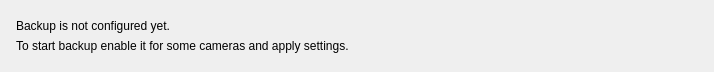
<?xml version="1.0" encoding="UTF-8"?>
<ui version="4.0">
 <class>BackupStatusWidget</class>
 <widget class="QWidget" name="BackupStatusWidget">
  <property name="geometry">
   <rect>
    <x>0</x>
    <y>0</y>
    <width>600</width>
    <height>72</height>
   </rect>
  </property>
  <property name="minimumSize">
   <size>
    <width>0</width>
    <height>72</height>
   </size>
  </property>
  <property name="maximumSize">
   <size>
    <width>16777215</width>
    <height>72</height>
   </size>
  </property>
  <layout class="QVBoxLayout" name="widgetLayout">
   <property name="spacing">
    <number>0</number>
   </property>
   <property name="leftMargin">
    <number>0</number>
   </property>
   <property name="topMargin">
    <number>0</number>
   </property>
   <property name="rightMargin">
    <number>0</number>
   </property>
   <property name="bottomMargin">
    <number>0</number>
   </property>
   <item>
    <widget class="nx::vms::client::desktop::Panel" name="panelWidget" native="true">
     <layout class="QVBoxLayout" name="verticalLayout">
      <property name="spacing">
       <number>0</number>
      </property>
      <property name="leftMargin">
       <number>16</number>
      </property>
      <property name="topMargin">
       <number>0</number>
      </property>
      <property name="rightMargin">
       <number>16</number>
      </property>
      <property name="bottomMargin">
       <number>0</number>
      </property>
      <item>
       <widget class="QStackedWidget" name="stackedWidget">
        <property name="currentIndex">
         <number>1</number>
        </property>
        <widget class="QWidget" name="preloaderPage">
         <layout class="QHBoxLayout" name="horizontalLayout">
          <property name="spacing">
           <number>0</number>
          </property>
          <property name="leftMargin">
           <number>0</number>
          </property>
          <property name="topMargin">
           <number>0</number>
          </property>
          <property name="rightMargin">
           <number>0</number>
          </property>
          <property name="bottomMargin">
           <number>0</number>
          </property>
          <item>
           <widget class="nx::vms::client::desktop::BusyIndicatorWidget" name="preloaderWidget" native="true"/>
          </item>
          <item>
           <spacer name="horizontalSpacer_2">
            <property name="orientation">
             <enum>Qt::Horizontal</enum>
            </property>
            <property name="sizeHint" stdset="0">
             <size>
              <width>40</width>
              <height>20</height>
             </size>
            </property>
           </spacer>
          </item>
         </layout>
        </widget>
        <widget class="QWidget" name="backupNotConfiguredPage">
         <layout class="QVBoxLayout" name="verticalLayout_2">
          <property name="spacing">
           <number>0</number>
          </property>
          <property name="leftMargin">
           <number>0</number>
          </property>
          <property name="topMargin">
           <number>0</number>
          </property>
          <property name="rightMargin">
           <number>0</number>
          </property>
          <property name="bottomMargin">
           <number>0</number>
          </property>
          <item>
           <spacer name="verticalSpacer_3">
            <property name="orientation">
             <enum>Qt::Vertical</enum>
            </property>
            <property name="sizeHint" stdset="0">
             <size>
              <width>0</width>
              <height>0</height>
             </size>
            </property>
           </spacer>
          </item>
          <item>
           <widget class="QLabel" name="backupNotConfiguredStatusLabel">
            <property name="minimumSize">
             <size>
              <width>0</width>
              <height>20</height>
             </size>
            </property>
            <property name="maximumSize">
             <size>
              <width>16777215</width>
              <height>20</height>
             </size>
            </property>
            <property name="text">
             <string>Backup is not configured yet.</string>
            </property>
           </widget>
          </item>
          <item>
           <widget class="QLabel" name="backupNotConfiguredDescriptionLabel">
            <property name="minimumSize">
             <size>
              <width>0</width>
              <height>20</height>
             </size>
            </property>
            <property name="maximumSize">
             <size>
              <width>16777215</width>
              <height>20</height>
             </size>
            </property>
            <property name="text">
             <string>To start backup enable it for some cameras and apply settings.</string>
            </property>
           </widget>
          </item>
          <item>
           <spacer name="verticalSpacer_4">
            <property name="orientation">
             <enum>Qt::Vertical</enum>
            </property>
            <property name="sizeHint" stdset="0">
             <size>
              <width>0</width>
              <height>0</height>
             </size>
            </property>
           </spacer>
          </item>
         </layout>
        </widget>
        <widget class="QWidget" name="backupConfiguredPage">
         <layout class="QHBoxLayout" name="horizontalLayout_2">
          <property name="leftMargin">
           <number>0</number>
          </property>
          <property name="topMargin">
           <number>0</number>
          </property>
          <property name="rightMargin">
           <number>0</number>
          </property>
          <property name="bottomMargin">
           <number>0</number>
          </property>
          <item>
           <layout class="QVBoxLayout" name="verticalLayout_3">
            <property name="spacing">
             <number>0</number>
            </property>
            <item>
             <spacer name="verticalSpacer_5">
              <property name="orientation">
               <enum>Qt::Vertical</enum>
              </property>
              <property name="sizeHint" stdset="0">
               <size>
                <width>0</width>
                <height>0</height>
               </size>
              </property>
             </spacer>
            </item>
            <item>
             <widget class="QLabel" name="backupCamerasCountLabel">
              <property name="minimumSize">
               <size>
                <width>0</width>
                <height>20</height>
               </size>
              </property>
              <property name="maximumSize">
               <size>
                <width>16777215</width>
                <height>20</height>
               </size>
              </property>
             </widget>
            </item>
            <item>
             <widget class="QStackedWidget" name="descriptionStackedWidget">
              <property name="currentIndex">
               <number>0</number>
              </property>
              <widget class="QWidget" name="backupQueuePage">
               <layout class="QHBoxLayout" name="horizontalLayout_6">
                <property name="leftMargin">
                 <number>0</number>
                </property>
                <property name="topMargin">
                 <number>0</number>
                </property>
                <property name="rightMargin">
                 <number>0</number>
                </property>
                <property name="bottomMargin">
                 <number>0</number>
                </property>
                <item>
                 <widget class="QLabel" name="backupQueueLabel">
                  <property name="text">
                   <string>Maximum backup queue size</string>
                  </property>
                 </widget>
                </item>
                <item>
                 <widget class="QLabel" name="backupQueueValueLabel"/>
                </item>
                <item>
                 <widget class="QPushButton" name="refreshStatusButton1">
                  <property name="minimumSize">
                   <size>
                    <width>0</width>
                    <height>20</height>
                   </size>
                  </property>
                  <property name="maximumSize">
                   <size>
                    <width>16777215</width>
                    <height>20</height>
                   </size>
                  </property>
                  <property name="text">
                   <string>Refresh</string>
                  </property>
                  <property name="flat">
                   <bool>true</bool>
                  </property>
                 </widget>
                </item>
                <item>
                 <spacer name="horizontalSpacer_5">
                  <property name="orientation">
                   <enum>Qt::Horizontal</enum>
                  </property>
                  <property name="sizeHint" stdset="0">
                   <size>
                    <width>0</width>
                    <height>0</height>
                   </size>
                  </property>
                 </spacer>
                </item>
               </layout>
              </widget>
              <widget class="QWidget" name="allBackedUpPage">
               <layout class="QHBoxLayout" name="horizontalLayout_7">
                <property name="leftMargin">
                 <number>0</number>
                </property>
                <property name="topMargin">
                 <number>0</number>
                </property>
                <property name="rightMargin">
                 <number>0</number>
                </property>
                <property name="bottomMargin">
                 <number>0</number>
                </property>
                <item>
                 <widget class="QLabel" name="allBackedUpLabel">
                  <property name="text">
                   <string>All files are successfully backed up! New files will be backed up automatically</string>
                  </property>
                 </widget>
                </item>
                <item>
                 <widget class="QPushButton" name="refreshStatusButton2">
                  <property name="minimumSize">
                   <size>
                    <width>0</width>
                    <height>20</height>
                   </size>
                  </property>
                  <property name="maximumSize">
                   <size>
                    <width>16777215</width>
                    <height>20</height>
                   </size>
                  </property>
                  <property name="text">
                   <string>Refresh</string>
                  </property>
                  <property name="flat">
                   <bool>true</bool>
                  </property>
                 </widget>
                </item>
                <item>
                 <spacer name="horizontalSpacer">
                  <property name="orientation">
                   <enum>Qt::Horizontal</enum>
                  </property>
                 </spacer>
                </item>
               </layout>
              </widget>
              <widget class="QWidget" name="storageIssuePage">
               <layout class="QHBoxLayout" name="horizontalLayout_8">
                <property name="leftMargin">
                 <number>0</number>
                </property>
                <property name="topMargin">
                 <number>0</number>
                </property>
                <property name="rightMargin">
                 <number>0</number>
                </property>
                <property name="bottomMargin">
                 <number>0</number>
                </property>
                <item>
                 <widget class="QLabel" name="storageIssueLabel">
                  <property name="text">
                   <string>Backup is stopped due to storage issue. Backup will resume automatically after storage issue is resolved</string>
                  </property>
                 </widget>
                </item>
               </layout>
              </widget>
             </widget>
            </item>
            <item>
             <spacer name="verticalSpacer_6">
              <property name="orientation">
               <enum>Qt::Vertical</enum>
              </property>
             </spacer>
            </item>
           </layout>
          </item>
          <item>
           <widget class="QWidget" name="skipQueueWidget" native="true">
            <layout class="QHBoxLayout" name="horizontalLayout_5">
             <property name="leftMargin">
              <number>0</number>
             </property>
             <property name="topMargin">
              <number>0</number>
             </property>
             <property name="rightMargin">
              <number>0</number>
             </property>
             <property name="bottomMargin">
              <number>0</number>
             </property>
             <item>
              <widget class="QPushButton" name="skipQueuePushButton">
               <property name="text">
                <string>Skip Current Queue</string>
               </property>
              </widget>
             </item>
             <item>
              <widget class="nx::vms::client::desktop::HintButton" name="skipQueueHintButton" native="true"/>
             </item>
            </layout>
           </widget>
          </item>
         </layout>
        </widget>
       </widget>
      </item>
     </layout>
    </widget>
   </item>
  </layout>
 </widget>
 <customwidgets>
  <customwidget>
   <class>nx::vms::client::desktop::Panel</class>
   <extends>QWidget</extends>
   <header location="global">nx/vms/client/desktop/common/widgets/panel.h</header>
   <container>1</container>
  </customwidget>
  <customwidget>
   <class>nx::vms::client::desktop::BusyIndicatorWidget</class>
   <extends>QWidget</extends>
   <header location="global">nx/vms/client/desktop/common/widgets/busy_indicator.h</header>
   <container>1</container>
  </customwidget>
  <customwidget>
   <class>nx::vms::client::desktop::HintButton</class>
   <extends>QWidget</extends>
   <header location="global">nx/vms/client/desktop/common/widgets/hint_button.h</header>
  </customwidget>
 </customwidgets>
 <resources/>
 <connections/>
</ui>
